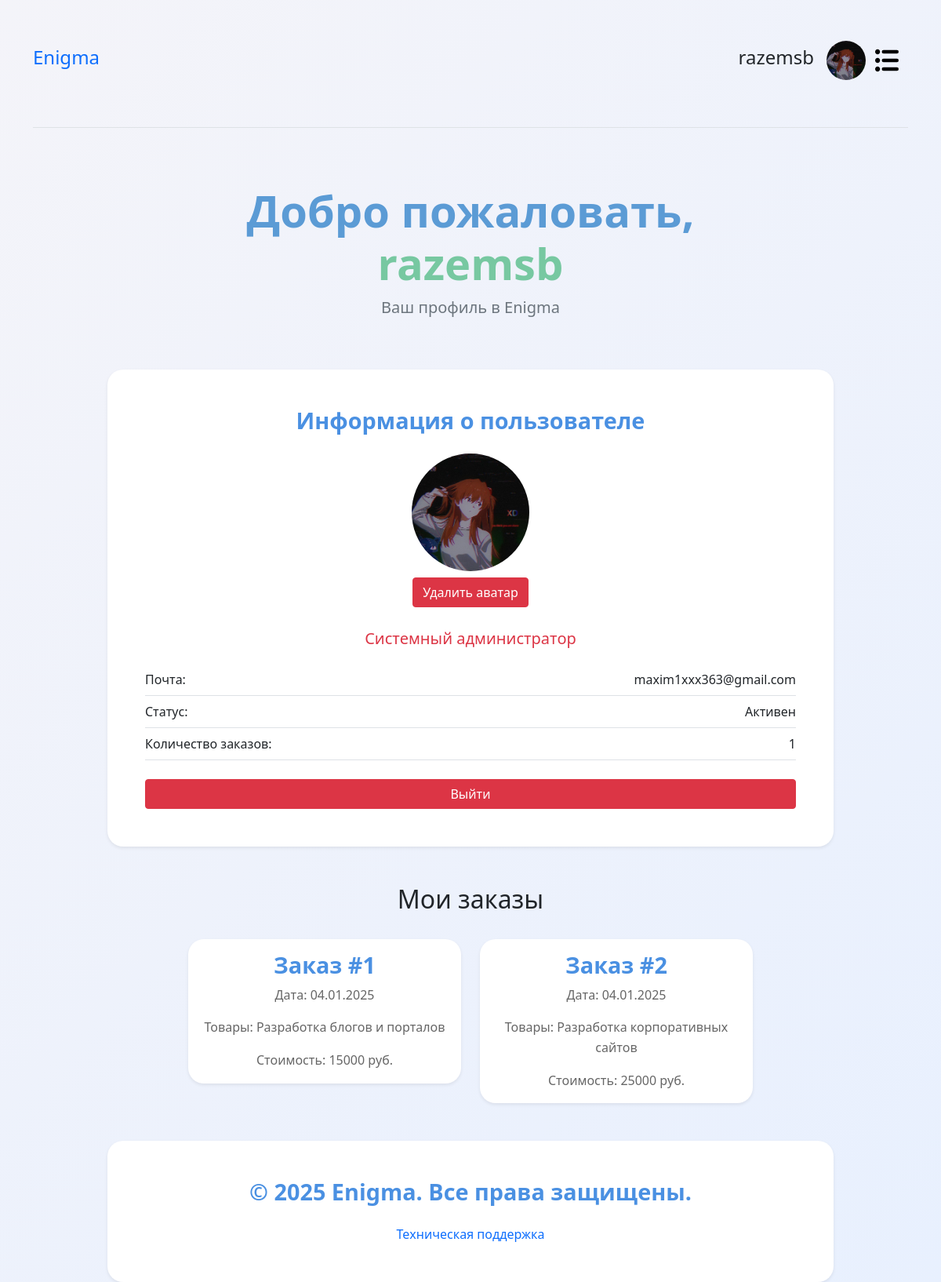
Before: /profile.php (signed in) with the older database file.
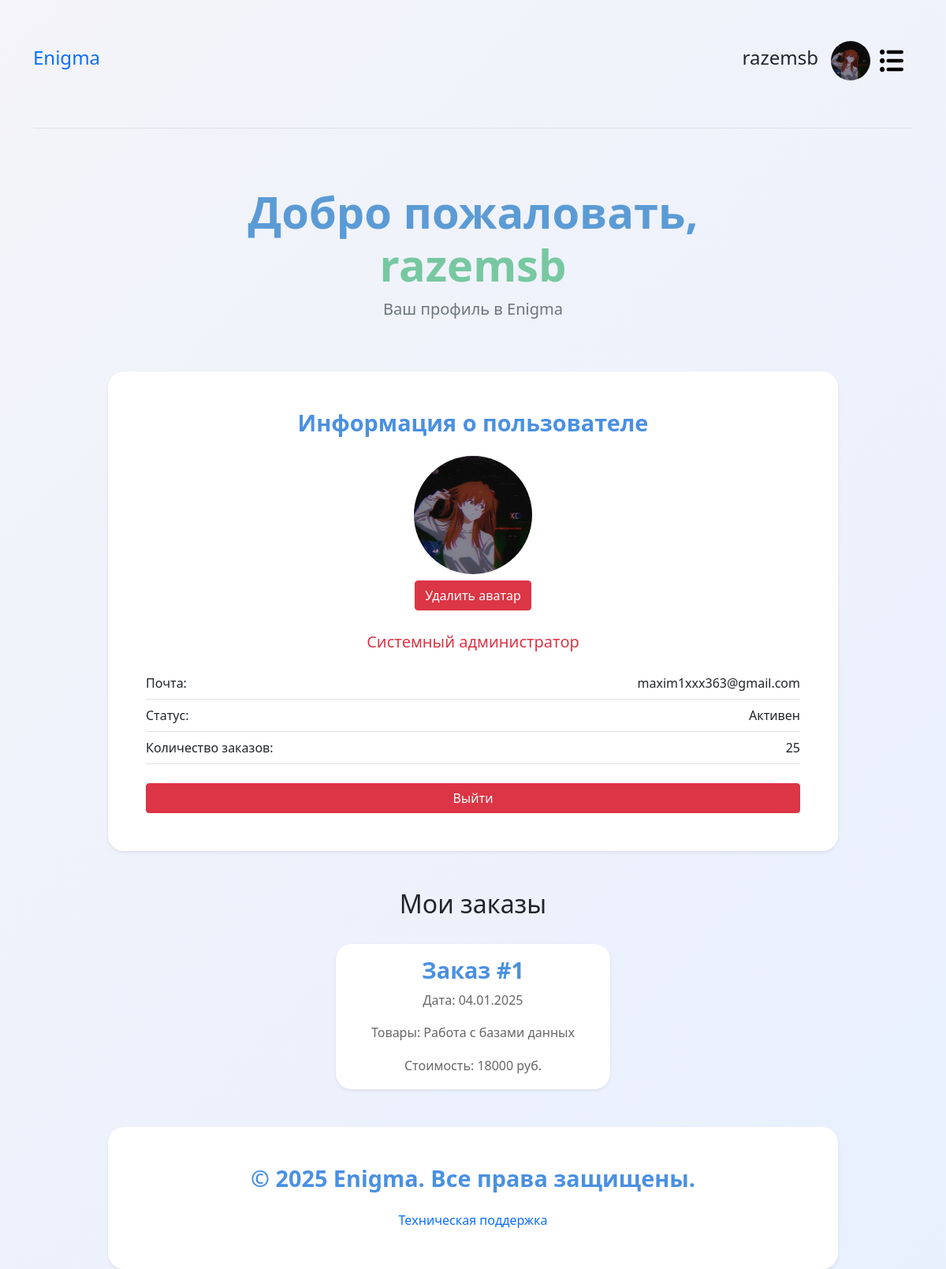
After: the same page with the newer database file.
### tables this page shows
CREATE TABLE `users` (
  `ID` int(11) NOT NULL,
  `Login` varchar(25) NOT NULL,
  `Password` varchar(60) NOT NULL,
  `Email` varchar(50) NOT NULL,
  `avatar` varchar(100) NOT NULL,
  `orders_count` int(11) NOT NULL,
  `date_reg` datetime NOT NULL,
  `is_admin` enum('user','admin','system_admin') NOT NULL,
  `is_active` enum('active','banned') NOT NULL
);

CREATE TABLE `orders` (
  `ID` int(11) NOT NULL,
  `user_id` int(11) NOT NULL,
  `total_price` int(11) NOT NULL,
  `products` int(11) NOT NULL,
  `order_date` timestamp NOT NULL DEFAULT CURRENT_TIMESTAMP ON UPDATE CURRENT_TIMESTAMP,
  `Name` varchar(60) NOT NULL,
  `Phone` varchar(15) NOT NULL,
  `Email` varchar(50) NOT NULL
);

### profile.php (the view, shortened to what the changed rows need)
<?php
require_once 'database/database.php';
$userId = $_SESSION['user_id'];
$query = "SELECT * FROM users WHERE ID = ?";
$stmt = $conn->prepare($query);
$stmt->bind_param('i', $userId);
$stmt->execute();
$result = $stmt->get_result();
$user = $result->fetch_assoc();
?>
<!DOCTYPE html>
<html lang="ru">
<head>
    <link href="https://cdn.jsdelivr.net/npm/bootstrap@5.1.3/dist/css/bootstrap.min.css" rel="stylesheet">
    <link rel="stylesheet" href="css/main.css">
</head>
<body>
<header>
    <div class="container">
        <div class="row">
            <div class="col-12">
                <div class="d-flex flex-column flex-md-row align-items-center pb-3 mb-4 border-bottom">
                    <nav class="d-inline-flex mt-2 mt-md-0 ms-md-auto">
                    <?php if (isset($_SESSION['user_auth'])): ?>
                    <div class="d-flex flex-column flex-md-row align-items-center pb-3 mb-4 mt-5">
                    <h3 class="fs-4"><?= $user['Login']; ?></h3>
                    <img src="<?= $user['avatar']; ?>" class="rounded-circle  mt-1 mb-1 ms-3" style="width: 50px; height: 50px; object-fit: cover;">
                    </div>
                    <?php else: ?>
                    <?php endif; ?>
                    </nav>
                </div>
            </div>
        </div>
    </div>
</header>
<div class="container mt-5">
    <div class="row justify-content-center">
        <div class="col-lg-8 col-md-10 col-sm-12 text-center mb-5">
            <h1 class="display-4 fw-bold text-primary">Добро пожаловать, <span class="highlight text-success"><?php echo htmlspecialchars($user['Login']); ?></span></h1>
        </div>
        <div class="col-lg-10">
            <div class="card shadow-sm border-0 rounded-4">
                <div class="card-body p-5">
                    <div class="text-center mb-4">
                        <?php if (!empty($user['avatar']) && file_exists($user['avatar'])): ?>
                            <img src="<?php echo $user['avatar']; ?>" alt="Avatar" class="rounded-circle" style="width: 150px; height: 150px; object-fit: cover;"><br>
                            <form action="admin/delete_avatar.php" method="POST" enctype="multipart/form-data">
                            <button type="submit" class="btn btn-danger mt-2">Удалить аватар</button>
                            </form>
                        <?php else: ?>
                            <img src="https://via.placeholder.com/150" alt="Avatar" class="rounded-circle" style="width: 150px; height: 150px; object-fit: cover;">
                        <?php endif; ?>
                    </div>
                    <ul class="user-info list-group list-group-flush mb-4">
                        <li class="user-info-item d-flex justify-content-between py-2 border-bottom">
                            <span>Почта:</span>
                            <span><?php echo htmlspecialchars($user['Email']); ?></span>
                        </li>
                        <li class="user-info-item d-flex justify-content-between py-2 border-bottom">
                            <span>Количество заказов:</span>
                            <span><?php echo htmlspecialchars($user['orders_count']); ?></span>
                        </li>
                    </ul>
                </div>
            </div>
        </div>
    </div>
</div>
<div class="container mt-3">
    <div class="container mt-5">
        <h2 class="text-center mb-3">Мои заказы</h2>
        <div class="row justify-content-center">
        <?php
            $query = "SELECT * FROM orders WHERE user_id = ?";
            $stmt = $conn->prepare($query);
            $stmt->bind_param('i', $_SESSION['user_id']);
            $stmt->execute();
            $result = $stmt->get_result();
            if ($result->num_rows > 0) {
                while($order = $result->fetch_assoc()) {
                    echo '<div class="col-lg-4 col-md-6 col-sm-12 mt-3">';
                    echo '<div class="card shadow-sm border-0 rounded-4">';
                    echo '<div class="card-body p-3">';
                    echo '<h5 class="card-title text-center mb-2">Заказ #' . $order['ID'] . '</h5>';
                    echo '<p class="card-text text-center">Дата: ' . date('d.m.Y', strtotime($order['order_date'])) . ' ' . '</p>';
                    $product_ids = explode(', ', $order['products']);
                    echo '<p class="card-text text-center">Товары: ';
                    $products_list = [];
                    foreach ($product_ids as $product_id) {
                        $sql = "SELECT * FROM categories WHERE ID = ?";
                        $stmt = $conn->prepare($sql);
                        $stmt->bind_param('i', $product_id);
                        $stmt->execute();
                        $product_result = $stmt->get_result();
                        while ($product = $product_result->fetch_assoc()) {
                            $products_list[] = $product['Name'];
                        }
                    }
                    echo implode(', ', $products_list);
                    echo '</p>';
                    echo '<p class="card-text text-center">Стоимость: ' . $order['total_price'] . ' руб.</p>';
                    echo '</div>';
                    echo '</div>';
                    echo '</div>';
                }
            } else {
                echo '<p class="text-center">У вас нет заказов.</p>';
            }
            ?>
        </div>
    </div>
</div>
</body>
</html>

Changed rows visible on the page:
removed orders: ID "2", order_date "04.01.2025", products_list "Разработка корпоративных сайтов", total_price "25000"
changed users "razemsb": orders_count "1" → "25"
changed orders id 1: products_list "Разработка блогов и порталов" → "Работа с базами данных"; total_price "15000" → "18000"
